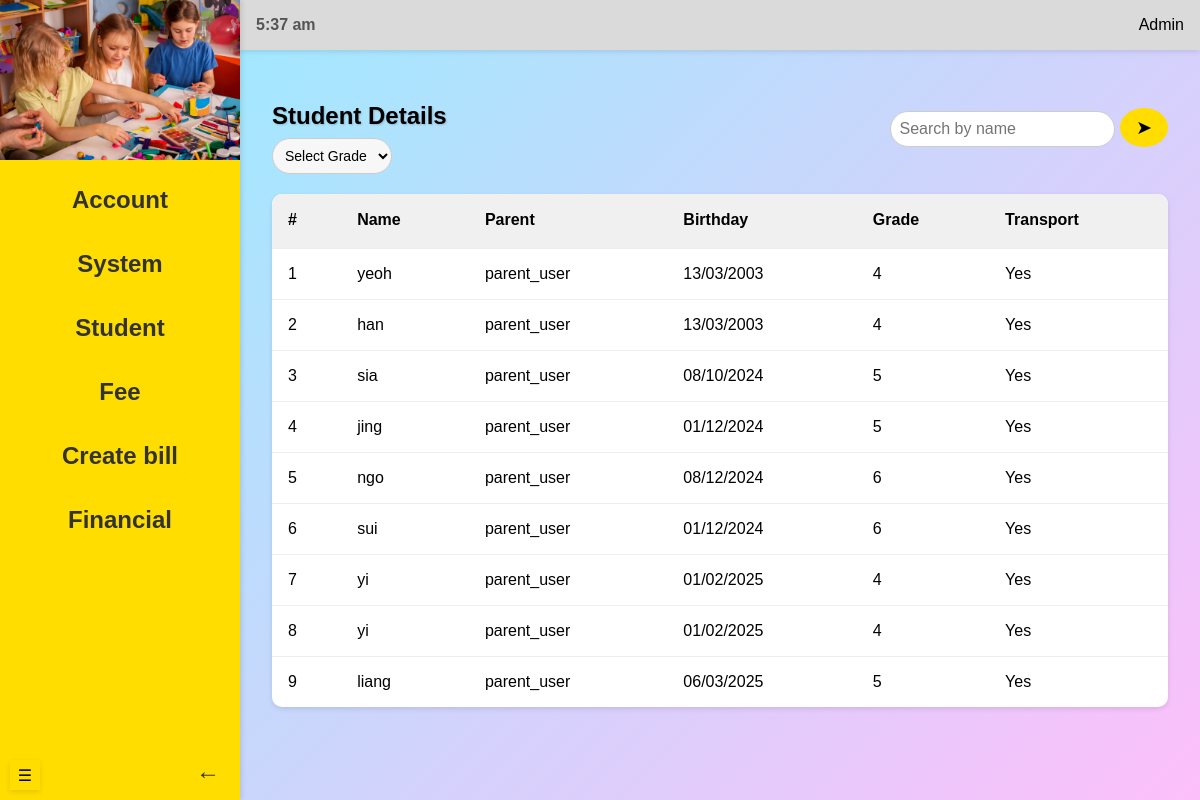
The app's page /admin/viewStudents (signed in) with its own data.
### models.py (models this page shows, shortened)
class Student(db.Model):
    __tablename__ = 'students'
    id = db.Column(db.Integer, primary_key=True, autoincrement=True)
    name = db.Column(db.String(255), nullable=False)
    grade = db.Column(db.String(50), nullable=False)
    dob = db.Column(db.Date, nullable=False)
    transport = db.Column(db.Boolean, default=False)
    user_id = db.Column(db.Integer, db.ForeignKey('users.id'), nullable=False)
    fees = db.relationship('Fee', backref='student', cascade='all, delete-orphan')

class User(db.Model, UserMixin):
    __tablename__ = 'users'
    id = db.Column(db.Integer, primary_key=True, autoincrement=True)
    username = db.Column(db.String(255), unique=True, nullable=False)
    email = db.Column(db.String(255), unique=True, nullable=False)
    password = db.Column(db.String(255), nullable=False)
    role = db.Column(
        db.Enum('admin', 'accountant', 'teacher', 'parent', name='user_roles'),
        nullable=False
    )
    created_at = db.Column(db.DateTime, default=func.current_timestamp())
    flag = db.Column(db.Boolean, default=True)
    students = db.relationship('Student', backref='guardian', cascade='all, delete-orphan')
    payments = db.relationship('Payment', backref='user', cascade='all, delete-orphan')
    notifications = db.relationship('Notification', backref='user', cascade='all, delete-orphan')

### routes/admin_routes.py (the view)
@admin_blueprint.route("/viewStudents")
@login_required
def viewStudents():
    if current_user.role != "admin":
        return "Access Denied", 403
    search_name = request.args.get("name", "").strip()
    filter_grade = request.args.get("grade", "").strip()
    query = Student.query
    if search_name:
        query = query.filter(Student.name.ilike(f"%{search_name}%"))
    if filter_grade:
        query = query.filter_by(grade=filter_grade)
    students = query.all()
    return render_template('studentDetail.html', students=students, search_name=search_name, filter_grade=filter_grade)

### app.py (called while the page is built)
@login_manager.user_loader
def load_user(user_id):
    return User.query.get(int(user_id))

### templates/studentDetail.html (shortened to what this page needs)
{% if current_user.role == 'teacher' %}
{% extends "teacherBase.html" %}
{% elif current_user.role == 'admin'%}
{% extends "adminBase.html" %}
{% elif current_user.role == 'accountant' %}
{% extends "accountantBase.html" %}
{% elif current_user.role == 'parent'%}
{% extends "parentBase.html" %}
{% endif %}
{% block header %}
    <link rel="stylesheet" href="{{ url_for('static', filename='studentDetail.css') }}">
{% endblock %}
{% block content %}
        <section class="content">
            <div class="header-container">
                <div class="header-left">
                    <h1>Student Details</h1>
                    <form method="get" id="search-form">
                        <select id="grade" name="grade" onchange="this.form.submit();">
                            <option value="">Select Grade</option>
                        </select>
                    </form>
                </div>
                <div class="search-bar">
                    <form method="get" id="search-form">
                        <input type="text" id="search-name" name="name" placeholder="Search by name" value="{{ search_name }}">
                        <button type="submit">&#x27A4;</button>
                    </form>
                </div>
            </div>
            <table id="myTable2">
                <thead>
                    <tr>
                        <th onclick="sortTable(0)"># </th>
                        <th onclick="sortTable(1)">Name </th>
                        <th onclick="sortTable(2)">Parent </th>
                        <th onclick="sortTable(3)">Birthday </th>
                        <th onclick="sortTable(4)">Grade </th>
                        <th onclick="sortTable(5)">Transport </th>
                    </tr>
                </thead>
                <tbody>
                    {% for student in students %}
                        <tr data-grade="{{ student.grade }}">
                            <td><span class="id">{{ student.id }}</span></td>
                            <td><span class="name">{{ student.name }}</span></td>
                            <td><span class="parent">{{ student.guardian.username }}</span></td>
                            <td><span class="dob">{{ student.dob.strftime('%d/%m/%Y') }}</span></td>
                            <td><span class="grade">{{ student.grade }}</span></td>
                            <td><span class="transport">{{ 'Yes' if student.transport else 'No' }}</span></td>
                        </tr>
                    {% endfor %}
                </tbody>
            </table>
        </section>
    </div>
{% endblock %}

### static/studentDetail.css (style rules this page uses)
html { opacity: 0; animation: fadeIn 0.5s ease-in-out forwards; }
body { margin: 0; font-family: Arial, sans-serif; display: flex; height: 100vh; background: linear-gradient(135deg, #93efff, #fdbffa); transition: margin-left 0.3s ease; overflow: hidden; }
.header-container { display: flex; justify-content: space-between; align-items: center; margin-bottom: 20px; }
.header-left { display: flex; flex-direction: column; align-items: flex-start; }
.search-bar { display: flex; gap: 0.5rem; }
.search-bar input { padding: 0.5rem; border: 1px solid #ccc; border-radius: 20px; outline: none; font-size: 1rem; }
.search-bar button { padding: 0.5rem 1rem; background: #FFDD00; border: none; border-radius: 50%; cursor: pointer; font-size: 1.2rem; transition: background 0.3s; }
.content { padding: 2rem; overflow-y: auto; }
.content h1 { margin-bottom: 0.5rem; font-size: 1.5rem; text-shadow: 1px 1px 2px rgba(0, 0, 0, 0.2); }
.header-left select { flex: 1; padding: 8px; border: 1px solid #ccc; border-radius: 20px; font-size: 14px; background: #f7f7f7; }
table { width: 100%; border-collapse: collapse; background: #fff; box-shadow: 0 2px 5px rgba(0, 0, 0, 0.1); border-radius: 10px; overflow: hidden; }
table th, table td { text-align: left; padding: 1rem; border-bottom: 1px solid #eee; }
table th { background: #f0f0f0; font-weight: bold; cursor: pointer; user-select: none; }
table tbody tr:last-child td { border-bottom: none; }

### records on screen
Student: id "1", name "yeoh", guardian.username "parent_user", dob "13/03/2003", grade "4", transport "Yes"
Student: id "2", name "han", guardian.username "parent_user", dob "13/03/2003", grade "4", transport "Yes"
Student: id "3", name "sia", guardian.username "parent_user", dob "08/10/2024", grade "5", transport "Yes"
Student: id "4", name "jing", guardian.username "parent_user", dob "01/12/2024", grade "5", transport "Yes"
Student: id "5", name "ngo", guardian.username "parent_user", dob "08/12/2024", grade "6", transport "Yes"
Student: id "6", name "sui", guardian.username "parent_user", dob "01/12/2024", grade "6", transport "Yes"
Student: id "7", name "yi", guardian.username "parent_user", dob "01/02/2025", grade "4", transport "Yes"
Student: id "8", name "yi", guardian.username "parent_user", dob "01/02/2025", grade "4", transport "Yes"
Student: id "9", name "liang", guardian.username "parent_user", dob "06/03/2025", grade "5", transport "Yes"
